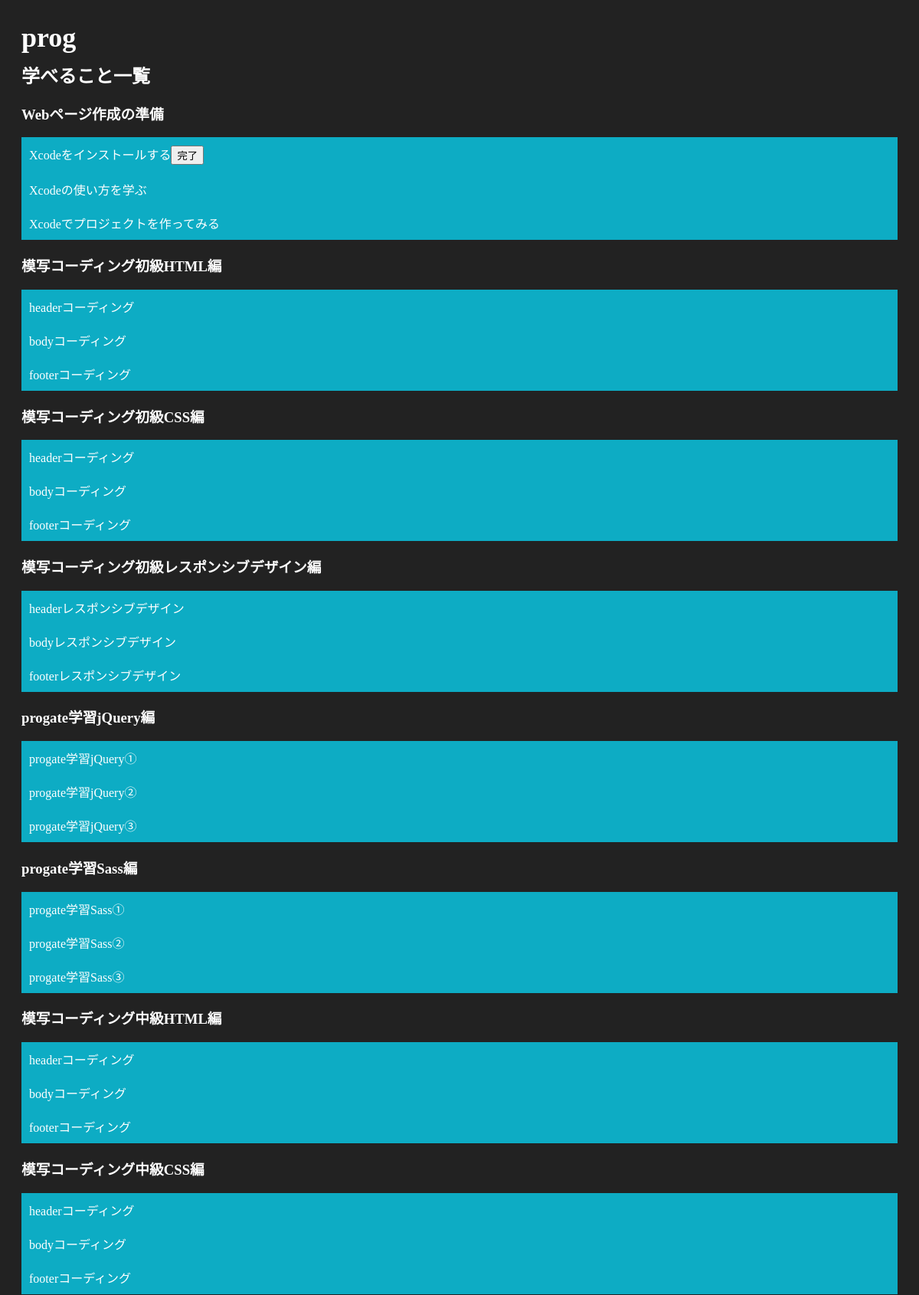
The page /map (upper part) on the database its author committed.
### tables this page shows
CREATE TABLE "categories" (
	"id"	INTEGER,
	"category"	TEXT,
	PRIMARY KEY("id" AUTOINCREMENT)
);

CREATE TABLE "maps" (
	"id"	INTEGER,
	"list"	TEXT,
	"category_id"	INTEGER,
	"time"	INTEGER,
	PRIMARY KEY("id" AUTOINCREMENT)
);

### app.py (the view)
@app.route("/map")
def map():
    conn = sqlite3.connect("prog.db")
    c = conn.cursor()
    sql = "SELECT list, time, category_id  FROM maps ;"
    c.execute(sql)
    map_info = c.fetchall()
    c.close()
    conn = sqlite3.connect("prog.db")
    c = conn.cursor()
    sql = "SELECT category FROM categories"
    c.execute(sql)
    category_info = c.fetchall()
    c.close()
    return render_template("map.html", map_info=map_info, category_info=category_info)

### templates/map.html (shortened to what this page needs)
{% extends 'top.html' %}
{% block content %}
<link rel="stylesheet" type="text/css" href="{{ url_for('static',filename='css/map.css') }}">
<div>
    <h2>学べること一覧</h2>
    <div class="content">
        <h3>{{category_info[1][0]}}</h3>
        <nav id="example-two">
            <a href="#">{{map_info[0][0]}}<button class="button">完了</button></a>
            <a href="#">{{map_info[1][0]}}</a>
            <a href="#">{{map_info[2][0]}}</a>
        </nav>
    </div>
</div>
<div>
    <div class="content">
        <h3>{{category_info[2][0]}}</h3>
        <nav id="example-two">
            <a href="#">{{map_info[3][0]}}</a>
            <a href="#">{{map_info[4][0]}}</a>
            <a href="#">{{map_info[5][0]}}</a>
        </nav>
    </div>
</div>
<div>
    <div class="content">
        <h3>{{category_info[3][0]}}</h3>
        <nav id="example-two">
            <a href="#">{{map_info[6][0]}}</a>
            <a href="#">{{map_info[7][0]}}</a>
            <a href="#">{{map_info[8][0]}}</a>
        </nav>
    </div>
</div>
<div>
    <div class="content">
        <h3>{{category_info[4][0]}}</h3>
        <nav id="example-two">
            <a href="#">{{map_info[9][0]}}</a>
            <a href="#">{{map_info[10][0]}}</a>
            <a href="#">{{map_info[11][0]}}</a>
        </nav>
    </div>
</div>
<div>
    <div class="content">
        <h3>{{category_info[5][0]}}</h3>
        <nav id="example-two">
            <a href="#">{{map_info[12][0]}}</a>
            <a href="#">{{map_info[13][0]}}</a>
            <a href="#">{{map_info[14][0]}}</a>
        </nav>
    </div>
</div>
<div>
    <div class="content">
        <h3>{{category_info[6][0]}}</h3>
        <nav id="example-two">
            <a href="#">{{map_info[15][0]}}</a>
            <a href="#">{{map_info[16][0]}}</a>
            <a href="#">{{map_info[17][0]}}</a>
        </nav>
    </div>
</div>
<div>
    <div class="content">
        <h3>{{category_info[7][0]}}</h3>
        <nav id="example-two">
            <a href="#">{{map_info[18][0]}}</a>
            <a href="#">{{map_info[19][0]}}</a>
            <a href="#">{{map_info[20][0]}}</a>
        </nav>
    </div>
</div>
<div>
    <div class="content">
        <h3>{{category_info[8][0]}}</h3>
        <nav id="example-two">
            <a href="#">{{map_info[21][0]}}</a>
            <a href="#">{{map_info[22][0]}}</a>
            <a href="#">{{map_info[23][0]}}</a>
        </nav>
    </div>
</div>
{% endblock %}

### templates/top.html (shortened to what this page needs)
<!DOCTYPE html>
<html lang="ja">
<head>
    <link rel="stylesheet" type="text/css" href="{{ url_for('static',filename='css/style.css') }}">
</head>
<body>
    <h1>prog</h1>
    {% block content %}{% endblock %}
</body>
</html>

### static/css/map.css (style rules this page uses)
#example-two { background: #0dacc4; }
nav { -moz-transform: translate3d(0, 0, 0); -ms-transform: translate3d(0, 0, 0); -webkit-transform: translate3d(0, 0, 0); transform: translate3d(0, 0, 0); }
nav a { display: block; padding: 10px; color: white; text-decoration: none; position: relative; -moz-transition: all 0.2s ease; -o-transition: all 0.2s ease; -webkit-transition: all 0.2s ease; transition: all 0.2s ease; }
body { background: #222; color: white; padding: 20px; }
body>div { width: 100%; float: left; margin-right: 5%; }
h1 { font-size: 36px; margin: 0 0 10px 0; }
h2 { margin: 0 0 10px 0; }

### rows shown on the page
categories: category "Webページ作成の準備"
maps: list "Xcodeをインストールする"
maps: list "Xcodeの使い方を学ぶ"
maps: list "Xcodeでプロジェクトを作ってみる"
categories: category "模写コーディング初級HTML編"
maps: list "headerコーディング"
maps: list "bodyコーディング"
maps: list "footerコーディング"
categories: category "模写コーディング初級CSS編"
maps: list "headerコーディング"
maps: list "bodyコーディング"
maps: list "footerコーディング"
categories: category "模写コーディング初級レスポンシブデザイン編"
maps: list "headerレスポンシブデザイン"
maps: list "bodyレスポンシブデザイン"
maps: list "footerレスポンシブデザイン"
categories: category "progate学習jQuery編"
maps: list "progate学習jQuery①"
maps: list "progate学習jQuery②"
maps: list "progate学習jQuery③"
categories: category "progate学習Sass編"
maps: list "progate学習Sass①"
maps: list "progate学習Sass②"
maps: list "progate学習Sass③"
categories: category "模写コーディング中級HTML編"
maps: list "headerコーディング"
maps: list "bodyコーディング"
maps: list "footerコーディング"
categories: category "模写コーディング中級CSS編"
maps: list "headerコーディング"
maps: list "bodyコーディング"
maps: list "footerコーディング"
